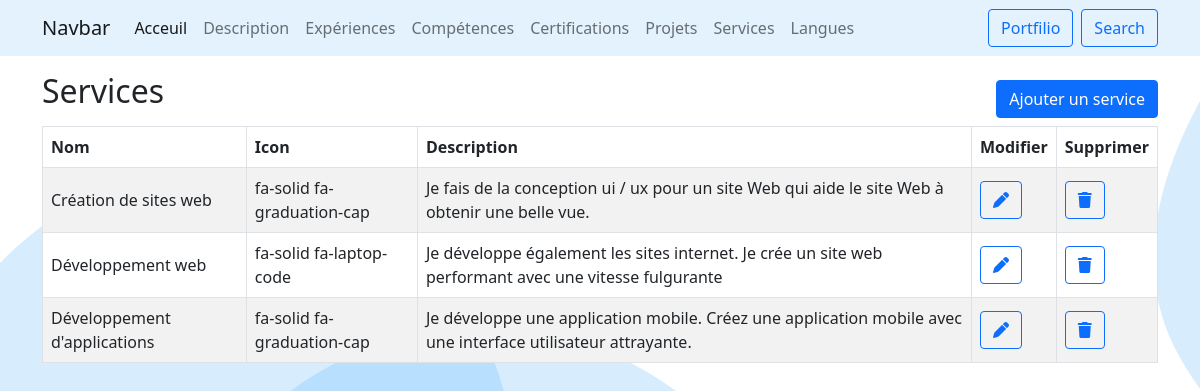
Screenshot of /configuration/services with the database file from the repository.
### configuration/models.py (models this page shows)
class Services(models.Model):
    nom=models.CharField(max_length=100)
    icon=models.CharField(max_length=300)
    description=models.TextField()

### configuration/views.py (the view)
# urls.py: path('services',views.services,name='services'),
def services(request):
    service = models.Services.objects.all()
    template = loader.get_template('services.html')
    context = {
    'service': service,
    }
    return HttpResponse(template.render(context, request))

### configuration/templates/services.html (shortened to what this page needs)
{% load static %}
<!DOCTYPE html>
<html lang="en">
<head>
    <link rel="stylesheet" href="{% static '/css/bootstrap.min.css' %}">
    <link rel="stylesheet" href="{% static '/css/style.css' %}">
    <link rel="stylesheet" href="https://cdnjs.cloudflare.com/ajax/libs/font-awesome/6.2.1/css/all.min.css">
</head>
<body id="body">
    {% include "layout/navbar.html" %}
    <section class="mt-3">
        <div class="container">
            <div class="row">
                <div class="d-flex justify-content-between">
                    <div class="">
                        <h2>Services</h2>
                    </div>
                    <div class="my-2">
                        <a href="{% url 'ajouterService' %}" class="btn btn-primary">Ajouter un service</a>
                    </div>
                </div>
                <div class="col">
                    <table class="table table-hover table-striped table-bordered align-middle bg-white">
                        <thead>
                        <tr>
                            <th>Nom</th>
                            <th>Icon</th>
                            <th>Description</th>
                            <th>Modifier</th>
                            <th>Supprimer</th>
                        </tr>
                        </thead>
                        {% for x in service %}
                        <tr>
                            <td>{{ x.nom }}</td>
                            <td>{{ x.icon }}</td>
                            <td>{{ x.description }}</td>
                            <td><a class="btn btn-outline-primary" href="services/update_services/{{ x.id }}"><i class="fa-solid fa-pen"></i></a></td>
                            <td>
                                <a href="services/delete_services/{{ x.id }}" class="btn btn-outline-primary"><i class="fa-solid fa-trash"></i></a>
                            </td>
                            {% endfor %}
                        </tr>
                    </table>
                </div>
            </div>
        </div>
       </section>
</body>
</html>

### static/css/style.css (style rules this page uses)
html { scroll-behavior: smooth; }

### rows the page displays
Services: nom "Création de sites web", icon "fa-solid fa-graduation-cap", description "Je fais de la conception ui / ux pour un site Web qui aide le site Web à obtenir une belle vue."
Services: nom "Développement web", icon "fa-solid fa-laptop-code", description "Je développe également les sites internet. Je crée un site web performant avec une vitesse fulgurante"
Services: nom "Développement d'applications", icon "fa-solid fa-graduation-cap", description "Je développe une application mobile. Créez une application mobile avec une interface utilisateur attrayante."
